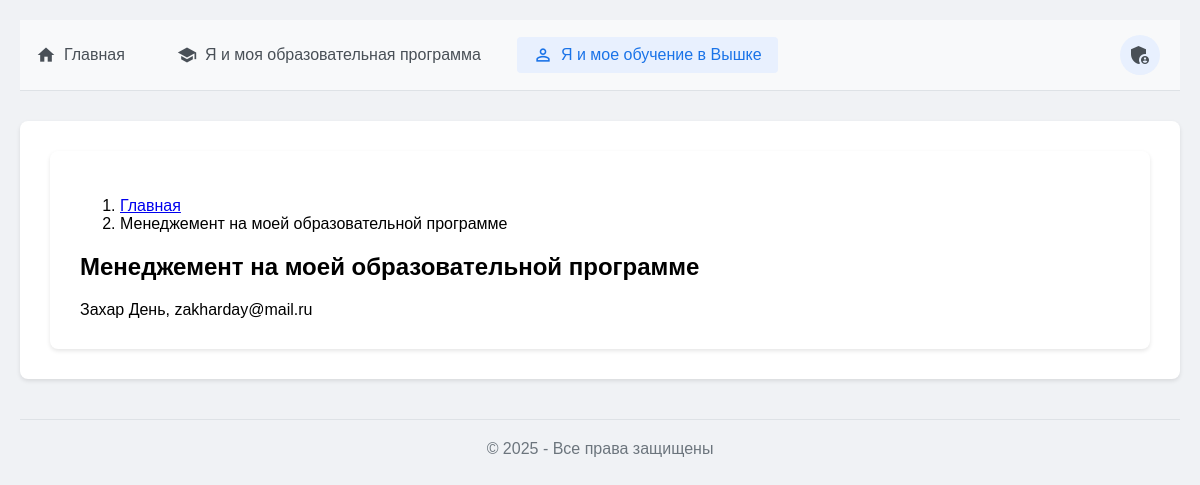
/app2/program-management/, run on the app's committed database.
### project01/app2/models.py (models this page shows, shortened)
class Page(models.Model):
    title = models.CharField("Заголовок", max_length=200)
    slug = models.SlugField("URL", unique=True)
    content = models.TextField("Содержание")
    excerpt = models.TextField("Краткое описание", blank=True)
    category = models.ForeignKey(Category, on_delete=models.SET_NULL, null=True, blank=True, verbose_name="Категория")
    created = models.DateTimeField("Дата создания", auto_now_add=True)
    modified = models.DateTimeField("Дата изменения", auto_now=True)
    is_published = models.BooleanField("Опубликовано", default=True)
    order = models.IntegerField("Порядок", default=0)
    meta_keywords = models.CharField("Meta Keywords", max_length=255, blank=True)
    meta_description = models.CharField("Meta Description", max_length=255, blank=True)
    featured_image = models.ImageField("Изображение", upload_to='pages/', blank=True, null=True)
    class Meta:
        verbose_name = "Страница"
        verbose_name_plural = "Страницы"
        ordering = ['order', 'title']

### project01/app2/views.py (the view)
# urls.py: path('<slug:slug>/', views.page_detail, name='page_detail'),
def page_detail(request, slug):
    page = get_object_or_404(Page, slug=slug, is_published=True)
    related_pages = []
    if page.category:
        related_pages = Page.objects.filter(
            category=page.category,
            is_published=True
        ).exclude(id=page.id).order_by('?')[:3]
    categories = Category.objects.all()
    return render(request, 'app2/page_detail.html', {
        'page': page,
        'related_pages': related_pages,
        'categories': categories
    })

### app2/templates/app2/page_detail.html (shortened to what this page needs)
{% extends "app2/base.html" %}
{% block content %}
<div class="container mt-4">
    <nav aria-label="breadcrumb" class="mb-4">
        <ol class="breadcrumb">
            <li class="breadcrumb-item"><a href="{% url 'page_list' %}">Главная</a></li>
            <li class="breadcrumb-item active" aria-current="page">{{ page.title }}</li>
        </ol>
    </nav>
    <div class="row">
        <div class="col-lg-8">
            <article class="card shadow-sm mb-4">
                <div class="card-body">
                    <h1 class="card-title">{{ page.title }}</h1>
                    <div class="page-content">
                        {{ page.content|safe }}
                    </div>
                </div>
            </article>
        </div>
    </div>
</div>
{% endblock %}

### templates/base.html (style rules this page uses)
body { font-family: Arial, sans-serif; margin: 0; padding: 20px; background-color: #f0f2f5; }
.container { max-width: 1200px; margin: 0 auto; background-color: white; padding: 30px; border-radius: 8px; box-shadow: 0 2px 4px rgba(0, 0, 0, 0.1); }

### data on the page
Page: title "Менеджемент на моей образовательной программе", content "Захар День, zakharday@mail.ru"
